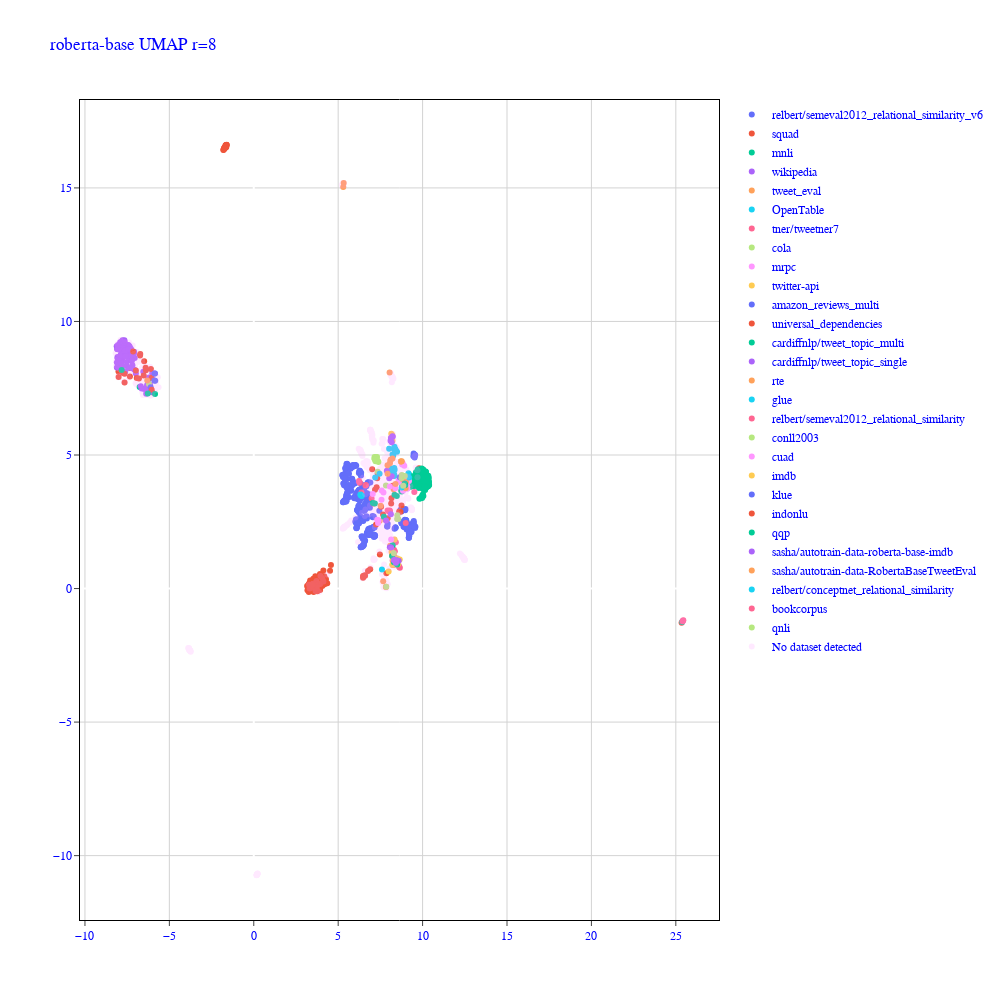

Notebook cell for this chart:
### Code cell
import plotly.graph_objects as go

fig = go.Figure()
fig.update_layout(width=1000,height=1000)
for color in colors :
    
    if color is None :
        continue
    indices = [i for i in range(len(labels)) if labels[i][1] == color]
    fig.add_trace(
        go.Scatter(
            x=embeddings_umap[indices, 0], 
            y=embeddings_umap[indices, 1],
            mode='markers',
            text=[labels[idx] for idx in indices],
            name = color,
            marker={"color" : colors[color][0]},
        )
    )
indices = [i for i in range(len(labels)) if labels[i][1] is None]
fig.add_trace(
    go.Scatter(
        x=embeddings_umap[indices, 0], 
        y=embeddings_umap[indices, 1],
        mode='markers',
        text=[labels[idx] for idx in indices],
        name = "No dataset detected",
        opacity=0.2
    )
)
fig.update_layout(
    font_family="Courier New",
    font_color="blue",
    title_font_family="Times New Roman",
    #title='bert-base-uncased UMAP r=8',
    #title='t5-base UMAP r=8',
    title='roberta-base UMAP r=8',
    plot_bgcolor='white'
)
fig.update_xaxes(
    mirror=True,
    ticks='outside',
    showline=True,
    linecolor='black',
    gridcolor='lightgrey'
)
fig.update_yaxes(
    mirror=True,
    ticks='outside',
    showline=True,
    linecolor='black',
    gridcolor='lightgrey'
)
fig.show()

### Figure 1 — Plotly figure (JSON) as saved in the notebook; plotly's stock layout.template omitted (floating-point values rounded to 4 significant figures; data arrays with more than 128 entries replaced by an {"elided": "..."} marker saying what was removed)
{"data": [{"marker": {"color": 83}, "mode": "markers", "name": "relbert/semeval2012_relational_similarity_v6", "text": {"elided": "359 str values"}, "type": "scatter", "x": {"elided": "359 float values"}, "y": {"elided": "359 float values"}}, {"marker": {"color": 3}, "mode": "markers", "name": "squad", "text": {"elided": "222 str values"}, "type": "scatter", "x": {"elided": "222 float values"}, "y": {"elided": "222 float values"}}, {"marker": {"color": 14}, "mode": "markers", "name": "mnli", "text": {"elided": "176 str values"}, "type": "scatter", "x": {"elided": "176 float values"}, "y": {"elided": "176 float values"}}, {"marker": {"color": 21}, "mode": "markers", "name": "wikipedia", "text": ["('akahana/roberta-base-indonesia', 'wikipedia')", "('ClassCat/roberta-base-spanish', 'wikipedia')", "('ClassCat/roberta-base-catalan', 'wikipedia')", "('ClassCat/roberta-base-french', 'wikipedia')", "('yanaiela/roberta-base-epoch_1', 'wikipedia')", "('yanaiela/roberta-base-epoch_2', 'wikipedia')", "('yanaiela/roberta-base-epoch_3', 'wikipedia')", "('yanaiela/roberta-base-epoch_4', 'wikipedia')", "('yanaiela/roberta-base-epoch_5', 'wikipedia')", "('yanaiela/roberta-base-epoch_6', 'wikipedia')", "('yanaiela/roberta-base-epoch_7', 'wikipedia')", "('yanaiela/roberta-base-epoch_8', 'wikipedia')", "('yanaiela/roberta-base-epoch_9', 'wikipedia')", "('yanaiela/roberta-base-epoch_10', 'wikipedia')", "('yanaiela/roberta-base-epoch_11', 'wikipedia')", "('yanaiela/roberta-base-epoch_12', 'wikipedia')", "('yanaiela/roberta-base-epoch_13', 'wikipedia')", "('yanaiela/roberta-base-epoch_14', 'wikipedia')", "('yanaiela/roberta-base-epoch_15', 'wikipedia')", "('yanaiela/roberta-base-epoch_16', 'wikipedia')", "('yanaiela/roberta-base-epoch_17', 'wikipedia')", "('yanaiela/roberta-base-epoch_18', 'wikipedia')", "('yanaiela/roberta-base-epoch_19', 'wikipedia')", "('yanaiela/roberta-base-epoch_20', 'wikipedia')", "('yanaiela/roberta-base-epoch_21', 'wikipedia')", "('yanaiela/roberta-base-epoch_22', 'wikipedia')", "('yanaiela/roberta-base-epoch_23', 'wikipedia')", "('yanaiela/roberta-base-epoch_24', 'wikipedia')", "('yanaiela/roberta-base-epoch_25', 'wikipedia')", "('yanaiela/roberta-base-epoch_26', 'wikipedia')", "('yanaiela/roberta-base-epoch_27', 'wikipedia')", "('yanaiela/roberta-base-epoch_28', 'wikipedia')", "('yanaiela/roberta-base-epoch_29', 'wikipedia')", "('yanaiela/roberta-base-epoch_30', 'wikipedia')", "('yanaiela/roberta-base-epoch_31', 'wikipedia')", "('yanaiela/roberta-base-epoch_32', 'wikipedia')", "('yanaiela/roberta-base-epoch_33', 'wikipedia')", "('yanaiela/roberta-base-epoch_34', 'wikipedia')", "('yanaiela/roberta-base-epoch_35', 'wikipedia')", "('yanaiela/roberta-base-epoch_36', 'wikipedia')", "('yanaiela/roberta-base-epoch_37', 'wikipedia')", "('yanaiela/roberta-base-epoch_38', 'wikipedia')", "('yanaiela/roberta-base-epoch_39', 'wikipedia')", "('yanaiela/roberta-base-epoch_40', 'wikipedia')", "('yanaiela/roberta-base-epoch_41', 'wikipedia')", "('yanaiela/roberta-base-epoch_42', 'wikipedia')", "('yanaiela/roberta-base-epoch_43', 'wikipedia')", "('yanaiela/roberta-base-epoch_44', 'wikipedia')", "('yanaiela/roberta-base-epoch_45', 'wikipedia')", "('yanaiela/roberta-base-epoch_46', 'wikipedia')", "('yanaiela/roberta-base-epoch_47', 'wikipedia')", "('yanaiela/roberta-base-epoch_48', 'wikipedia')", "('yanaiela/roberta-base-epoch_49', 'wikipedia')", "('yanaiela/roberta-base-epoch_50', 'wikipedia')", "('yanaiela/roberta-base-epoch_51', 'wikipedia')", "('yanaiela/roberta-base-epoch_52', 'wikipedia')", "('yanaiela/roberta-base-epoch_53', 'wikipedia')", "('yanaiela/roberta-base-epoch_54', 'wikipedia')", "('yanaiela/roberta-base-epoch_55', 'wikipedia')", "('yanaiela/roberta-base-epoch_56', 'wikipedia')", "('yanaiela/roberta-base-epoch_57', 'wikipedia')", "('yanaiela/roberta-base-epoch_58', 'wikipedia')", "('yanaiela/roberta-base-epoch_59', 'wikipedia')", "('yanaiela/roberta-base-epoch_60', 'wikipedia')", "('yanaiela/roberta-base-epoch_61', 'wikipedia')", "('yanaiela/roberta-base-epoch_62', 'wikipedia')", "('yanaiela/roberta-base-epoch_63', 'wikipedia')", "('yanaiela/roberta-base-epoch_64', 'wikipedia')", "('yanaiela/roberta-base-epoch_65', 'wikipedia')", "('yanaiela/roberta-base-epoch_66', 'wikipedia')", "('yanaiela/roberta-base-epoch_67', 'wikipedia')", "('yanaiela/roberta-base-epoch_68', 'wikipedia')", "('yanaiela/roberta-base-epoch_69', 'wikipedia')", "('yanaiela/roberta-base-epoch_70', 'wikipedia')", "('yanaiela/roberta-base-epoch_71', 'wikipedia')", "('yanaiela/roberta-base-epoch_72', 'wikipedia')", "('yanaiela/roberta-base-epoch_73', 'wikipedia')", "('yanaiela/roberta-base-epoch_74', 'wikipedia')", "('yanaiela/roberta-base-epoch_75', 'wikipedia')", "('yanaiela/roberta-base-epoch_76', 'wikipedia')", "('yanaiela/roberta-base-epoch_77', 'wikipedia')", "('yanaiela/roberta-base-epoch_78', 'wikipedia')", "('yanaiela/roberta-base-epoch_79', 'wikipedia')", "('yanaiela/roberta-base-epoch_80', 'wikipedia')", "('yanaiela/roberta-base-epoch_81', 'wikipedia')", "('yanaiela/roberta-base-epoch_82', 'wikipedia')", "('yanaiela/roberta-base-epoch_83', 'wikipedia')", "('yanaiela/roberta-base-epoch_0', 'wikipedia')", "('hitachi-nlp/roberta-base_first-1-char_acl2023', 'wikipedia')", "('hitachi-nlp/roberta-base_first-2-chars_acl2023', 'wikipedia')", "('hitachi-nlp/roberta-base_first-3-chars_acl2023', 'wikipedia')", "('hitachi-nlp/roberta-base_first-4-chars_acl2023', 'wikipedia')", "('hitachi-nlp/roberta-base_first-5-chars_acl2023', 'wikipedia')", "('hitachi-nlp/roberta-base_first-9-chars_acl2023', 'wikipedia')", "('hitachi-nlp/roberta-base_first-char_acl2023', 'wikipedia')", "('hitachi-nlp/roberta-base_last-char_acl2023', 'wikipedia')", "('hitachi-nlp/roberta-base_last-1-char_acl2023', 'wikipedia')", "('hitachi-nlp/roberta-base_last-2-chars_acl2023', 'wikipedia')", "('hitachi-nlp/roberta-base_last-3-chars_acl2023', 'wikipedia')", "('hitachi-nlp/roberta-base_last-4-chars_acl2023', 'wikipedia')", "('hitachi-nlp/roberta-base_last-5-chars_acl2023', 'wikipedia')", "('hitachi-nlp/roberta-base_last-9-chars_acl2023', 'wikipedia')", "('hitachi-nlp/roberta-base_mlm_acl2023', 'wikipedia')"], "type": "scatter", "x": [-6.012, -6.543, -6.487, -6.149, -6.387, -6.274, -6.639, -6.104, -6.373, -6.209, -7.095, -7.051, -7.743, -7.536, -7.298, -7.432, -7.474, -7.954, -7.569, -7.772, -7.707, -7.689, -7.385, -8.04, -7.976, -7.627, -7.853, -7.35, -7.658, -7.799, -7.915, -7.875, -7.161, -7.582, -7.779, -8.018, -8.12, -8.07, -7.785, -7.785, -7.573, -7.774, -7.784, -7.397, -7.817, -7.843, -7.523, -7.842, -7.77, -7.999, -7.875, -7.443, -7.894, -7.965, -7.78, -8.073, -7.954, -7.249, -8.098, -7.864, -7.331, -7.087, -7.92, -7.986, -7.779, -7.902, -7.25, -7.963, -7.855, -7.848, -7.352, -8.111, -7.926, -7.637, -8.015, -7.845, -7.269, -7.916, -7.26, -7.365, -8.069, -7.66, -8.039, -7.633, -7.328, -7.437, -7.275, -6.322, -7.616, -7.535, -7.807, -7.421, -7.218, -7.513, -6.982, -6.691, -7.605, -7.188, -7.864, -7.199, -7.071, -8.11, -7.392], "y": [8.065, 8.116, 7.469, 7.65, 7.502, 7.671, 7.489, 7.382, 7.29, 7.903, 8.798, 8.634, 8.822, 9.092, 8.895, 9.117, 9.106, 9.004, 9.035, 9.237, 9.171, 8.94, 9.009, 8.514, 8.445, 8.856, 8.694, 9.05, 8.868, 8.598, 9.222, 8.771, 8.798, 8.775, 9.047, 8.643, 9.076, 8.619, 8.985, 9.183, 8.982, 9.298, 8.936, 9.088, 8.529, 8.661, 8.479, 8.981, 8.888, 8.362, 8.948, 8.758, 8.711, 8.642, 8.865, 8.674, 9.055, 8.81, 8.973, 9.158, 8.785, 8.869, 9.082, 8.956, 9.109, 9.152, 8.753, 8.532, 8.684, 9.231, 8.998, 8.467, 9.147, 9.211, 8.546, 9.055, 8.965, 9.14, 8.537, 9.047, 8.955, 9.292, 9.121, 8.902, 8.959, 8.672, 8.697, 7.608, 8.127, 8.329, 8.341, 8.957, 8.533, 8.685, 8.047, 7.575, 8.691, 8.364, 8.437, 8.252, 8.188, 8.274, 8.28]}, {"marker": {"color": 29}, "mode": "markers", "name": "tweet_eval", "text": ["('cardiffnlp/twitter-roberta-base-irony', 'tweet_eval')", "('cardiffnlp/twitter-roberta-base-sentiment', 'tweet_eval')", "('cardiffnlp/twitter-roberta-base-sentiment-latest', 'tweet_eval')", "('Tomas23/twitter-roberta-base-mar2022-finetuned-emotion', 'tweet_eval')", "('bharadwajkg/finetuning-cardiffnlp-twitter-roberta-base-sentiment', 'tweet_eval')", "('cardiffnlp/twitter-roberta-base-dec2021-irony', 'tweet_eval')", "('cardiffnlp/twitter-roberta-base-dec2021-offensive', 'tweet_eval')", "('cardiffnlp/twitter-roberta-base-2021-124m-irony', 'tweet_eval')", "('cardiffnlp/twitter-roberta-base-2021-124m-offensive', 'tweet_eval')", "('cardiffnlp/twitter-roberta-base-dec2021-emoji', 'tweet_eval')", "('cardiffnlp/twitter-roberta-base-dec2021-emotion', 'tweet_eval')", "('cardiffnlp/twitter-roberta-base-dec2021-sentiment', 'tweet_eval')", "('cardiffnlp/twitter-roberta-base-dec2021-hate', 'tweet_eval')", "('cardiffnlp/twitter-roberta-base-2021-124m-emotion', 'tweet_eval')", "('cardiffnlp/twitter-roberta-base-2021-124m-sentiment', 'tweet_eval')", "('cardiffnlp/twitter-roberta-base-2021-124m-hate', 'tweet_eval')", "('cardiffnlp/roberta-base-emotion', 'tweet_eval')", "('cardiffnlp/roberta-base-sentiment', 'tweet_eval')", "('cardiffnlp/roberta-base-hate', 'tweet_eval')", "('cardiffnlp/twitter-roberta-base-2021-124m-emoji', 'tweet_eval')", "('cardiffnlp/roberta-base-irony', 'tweet_eval')", "('cardiffnlp/roberta-base-offensive', 'tweet_eval')", "('cardiffnlp/roberta-base-emoji', 'tweet_eval')", "('nizar-sayad/twitter-roberta-base-sentiment-latest', 'tweet_eval')", "('AK776161/birdseye_roberta-base-tweet-eval', 'tweet_eval')"], "type": "scatter", "x": [7.667, 7.839, 8.357, 8.34, 7.825, 8.351, 8.353, 8.244, 8.397, 8.216, 8.439, 8.204, 8.144, 8.189, 8.232, 8.484, 8.047, 8.116, 5.326, 8.08, 8.232, 5.3, 8.28, 8.335, 7.463], "y": [0.2706, 0.06313, 1.038, 1.105, 0.06059, 0.8956, 0.9742, 1.285, 1.134, 1.244, 0.9783, 1.384, 1.581, 1.468, 0.8833, 0.911, 8.093, 4.83, 15.18, 1.606, 4.273, 15.04, 3.715, 1.172, 2.542]}, {"marker": {"color": 75}, "mode": "markers", "name": "OpenTable", "text": ["('KarelDO/roberta-base.CEBaB_confounding.observational.sa.5-class.seed_42', 'OpenTable')", "('KarelDO/roberta-base.CEBaB_confounding.observational.sa.5-class.seed_43', 'OpenTable')", "('KarelDO/roberta-base.CEBaB_confounding.observational.sa.5-class.seed_44', 'OpenTable')", "('KarelDO/roberta-base.CEBaB_confounding.uniform.sa.5-class.seed_42', 'OpenTable')", "('KarelDO/roberta-base.CEBaB_confounding.uniform.sa.5-class.seed_43', 'OpenTable')", "('KarelDO/roberta-base.CEBaB_confounding.uniform.sa.5-class.seed_44', 'OpenTable')", "('KarelDO/roberta-base.CEBaB_confounding.price_food_ambiance_negative.sa.5-class.seed_42', 'OpenTable')", "('KarelDO/roberta-base.CEBaB_confounding.price_food_ambiance_negative.sa.5-class.seed_43', 'OpenTable')", "('KarelDO/roberta-base.CEBaB_confounding.price_food_ambiance_negative.sa.5-class.seed_44', 'OpenTable')", "('KarelDO/roberta-base.CEBaB_confounding.food_service_positive.sa.5-class.seed_42', 'OpenTable')", "('KarelDO/roberta-base.CEBaB_confounding.food_service_positive.sa.5-class.seed_43', 'OpenTable')", "('KarelDO/roberta-base.CEBaB_confounding.observational.absa.5-class.seed_42', 'OpenTable')", "('KarelDO/roberta-base.CEBaB_confounding.observational.absa.5-class.seed_43', 'OpenTable')", "('KarelDO/roberta-base.CEBaB_confounding.observational.absa.5-class.seed_44', 'OpenTable')", "('KarelDO/roberta-base.CEBaB_confounding.uniform.absa.5-class.seed_42', 'OpenTable')", "('KarelDO/roberta-base.CEBaB_confounding.uniform.absa.5-class.seed_43', 'OpenTable')", "('KarelDO/roberta-base.CEBaB_confounding.uniform.absa.5-class.seed_44', 'OpenTable')", "('KarelDO/roberta-base.CEBaB_confounding.price_food_ambiance_negative.absa.5-class.seed_42', 'OpenTable')", "('KarelDO/roberta-base.CEBaB_confounding.price_food_ambiance_negative.absa.5-class.seed_43', 'OpenTable')", "('KarelDO/roberta-base.CEBaB_confounding.price_food_ambiance_negative.absa.5-class.seed_44', 'OpenTable')", "('KarelDO/roberta-base.CEBaB_confounding.food_service_positive.absa.5-class.seed_42', 'OpenTable')", "('KarelDO/roberta-base.CEBaB_confounding.food_service_positive.absa.5-class.seed_43', 'OpenTable')", "('KarelDO/roberta-base.CEBaB_confounding.food_service_positive.absa.5-class.seed_44', 'OpenTable')"], "type": "scatter", "x": [8.384, 8.372, 8.219, 8.482, 8.419, 8.263, 8.314, 8.398, 8.315, 8.331, 8.386, 8.334, 8.263, 8.239, 8.166, 8.305, 8.155, 8.314, 8.343, 8.215, 8.143, 8.322, 8.219], "y": [5.207, 5.226, 5.017, 5.122, 5.155, 4.981, 5.24, 5.189, 5.214, 5.305, 5.191, 4.211, 4.42, 4.448, 4.352, 4.482, 4.483, 4.281, 4.451, 4.422, 4.374, 4.516, 4.444]}, {"marker": {"color": 63}, "mode": "markers", "name": "tner/tweetner7", "text": ["('tner/roberta-base-tweetner7-2020', 'tner/tweetner7')", "('tner/twitter-roberta-base-dec2021-tweetner7-2020', 'tner/tweetner7')", "('tner/twitter-roberta-base-dec2021-tweetner7-2021', 'tner/tweetner7')", "('tner/twitter-roberta-base-dec2021-tweetner7-all', 'tner/tweetner7')", "('tner/twitter-roberta-base-dec2021-tweetner7-continuous', 'tner/tweetner7')", "('tner/roberta-base-tweetner7-2021', 'tner/tweetner7')", "('tner/roberta-base-tweetner7-continuous', 'tner/tweetner7')", "('tner/twitter-roberta-base-dec2020-tweetner7-2020', 'tner/tweetner7')", "('tner/twitter-roberta-base-2019-90m-tweetner7-2020', 'tner/tweetner7')", "('tner/twitter-roberta-base-2019-90m-tweetner7-2021', 'tner/tweetner7')", "('tner/twitter-roberta-base-dec2020-tweetner7-2021', 'tner/tweetner7')", "('tner/twitter-roberta-base-2019-90m-tweetner7-all', 'tner/tweetner7')", "('tner/twitter-roberta-base-dec2020-tweetner7-all', 'tner/tweetner7')", "('tner/twitter-roberta-base-2019-90m-tweetner7-continuous', 'tner/tweetner7')", "('tner/twitter-roberta-base-dec2020-tweetner7-continuous', 'tner/tweetner7')", "('tner/roberta-base-tweetner7-random', 'tner/tweetner7')", "('tner/twitter-roberta-base-2019-90m-tweetner7-random', 'tner/tweetner7')", "('tner/twitter-roberta-base-dec2021-tweetner7-random', 'tner/tweetner7')", "('tner/twitter-roberta-base-dec2020-tweetner7-random', 'tner/tweetner7')", "('tner/roberta-base-tweetner7-all', 'tner/tweetner7')", "('cardiffnlp/twitter-roberta-base-2022-154m-tweetner7-2020', 'tner/tweetner7')"], "type": "scatter", "x": [8.009, 8.336, 8.193, 8.59, 8.655, 6.98, 8.065, 8.607, 8.356, 8.304, 8.372, 8.22, 8.463, 8.299, 8.279, 8.056, 8.227, 8.511, 8.34, 7.925, 8.413], "y": [2.88, 0.9816, 1.333, 0.8667, 0.7763, 3.369, 2.899, 0.8115, 1.396, 1.452, 1.095, 1.186, 0.9107, 1.019, 1.269, 2.922, 1.049, 0.9291, 0.9595, 2.918, 1.733]}, {"marker": {"color": 32}, "mode": "markers", "name": "cola", "text": ["('jxuhf/roberta-base-finetuned-cola', 'cola')", "('notentered/roberta-base-finetuned-cola', 'cola')", "('textattack/roberta-base-CoLA', 'cola')", "('newhope/roberta-base-finetuned-cola', 'cola')", "('nikuznetsov/roberta-base-finetuned-cola', 'cola')", "('JeremiahZ/roberta-base-cola', 'cola')", "('Jinchen/roberta-base-finetuned-cola', 'cola')", "('anjleeg/roberta-base-finetuned-cola', 'cola')", "('WillHeld/roberta-base-cola', 'cola')", "('ModelTC/roberta-base-cola', 'cola')", "('Payoto/roberta-base-finetuned-cola', 'cola')", "('graphcore-rahult/roberta-base-finetuned-cola', 'cola')", "('jimypbr/roberta-base-finetuned-cola', 'cola')", "('zhiyil/roberta-base-finetuned-cola', 'cola')", "('nmb-paperspace-hf/roberta-base-finetuned-cola', 'cola')", "('zack-paperspace/roberta-base-finetuned-cola', 'cola')", "('liqing/roberta-base-finetuned-cola', 'cola')", "('Khuyagbaatar/roberta-base-strict-small-finetuned-cola', 'cola')", "('samarla/RoBERTa-base-cola', 'cola')"], "type": "scatter", "x": [7.213, 7.233, 7.211, 7.258, 7.232, 7.302, 7.224, 7.151, 7.258, 7.384, 7.344, 7.156, 7.207, 7.199, 7.161, 7.204, 7.22, -6.208, 7.343], "y": [4.877, 4.918, 4.769, 4.845, 4.909, 4.929, 4.897, 4.865, 4.845, 4.738, 4.775, 4.923, 4.914, 4.871, 4.845, 4.882, 4.838, 7.658, 4.377]}, {"marker": {"color": 15}, "mode": "markers", "name": "mrpc", "text": ["('TehranNLP-org/roberta-base-mrpc-2e-5-42', 'mrpc')", "('ji-xin/roberta_base-MRPC-two_stage', 'mrpc')", "('korca/bae-roberta-base-mrpc-5', 'mrpc')", "('korca/bae-roberta-base-mrpc', 'mrpc')", "('korca/textfooler-roberta-base-mrpc-5', 'mrpc')", "('korca/textfooler-roberta-base-mrpc', 'mrpc')", "('luffycodes/reg-roberta-base-mrpc', 'mrpc')", "('textattack/roberta-base-MRPC', 'mrpc')", "('luffycodes/roberta-base-mrpc', 'mrpc')", "('Intel/roberta-base-mrpc', 'mrpc')", "('JeremiahZ/roberta-base-mrpc', 'mrpc')", "('Jinchen/roberta-base-finetuned-mrpc', 'mrpc')", "('ModelTC/roberta-base-mrpc', 'mrpc')", "('ArafatBHossain/roberta-base-mrpc', 'mrpc')", "('platzi/platzi-roberta22-base-mrpc-glue-yimmy-cruz', 'mrpc')", "('YIMMYCRUZ/roberta-base-mrpc-glue', 'mrpc')"], "type": "scatter", "x": [8.823, 7.576, 9.098, 9.09, 8.838, 8.903, 9.194, 8.945, 8.761, 8.916, 8.784, 8.582, 8.784, 8.388, 7.683, 7.049], "y": [4.687, 3.672, 3.734, 3.828, 3.662, 3.78, 4.028, 3.966, 3.936, 4.594, 4.708, 4.052, 4.645, 3.754, 3.593, 3.537]}, {"marker": {"color": 28}, "mode": "markers", "name": "twitter-api", "text": ["('cardiffnlp/twitter-roberta-base-2019-90m', 'twitter-api')", "('cardiffnlp/twitter-roberta-base-2021-124m', 'twitter-api')", "('cardiffnlp/twitter-roberta-base-dec2020', 'twitter-api')", "('cardiffnlp/twitter-roberta-base-dec2021', 'twitter-api')", "('cardiffnlp/twitter-roberta-base-jun2020', 'twitter-api')", "('cardiffnlp/twitter-roberta-base-jun2021', 'twitter-api')", "('cardiffnlp/twitter-roberta-base-mar2020', 'twitter-api')", "('cardiffnlp/twitter-roberta-base-mar2021', 'twitter-api')", "('cardiffnlp/twitter-roberta-base-sep2020', 'twitter-api')", "('cardiffnlp/twitter-roberta-base-sep2021', 'twitter-api')", "('cardiffnlp/twitter-roberta-base-mar2022', 'twitter-api')", "('cardiffnlp/twitter-roberta-base-jun2022', 'twitter-api')", "('cardiffnlp/twitter-roberta-base-jun2022-15M-incr', 'twitter-api')", "('cardiffnlp/twitter-roberta-base-mar2022-15M-incr', 'twitter-api')", "('cardiffnlp/twitter-roberta-base-sep2022', 'twitter-api')", "('cardiffnlp/twitter-roberta-base-2022-154m', 'twitter-api')"], "type": "scatter", "x": [8.161, 8.373, 8.429, 8.372, 8.469, 8.206, 8.245, 8.41, 8.539, 8.521, 8.504, 8.342, 8.461, 8.649, 8.449, 8.34], "y": [1.38, 1.001, 0.9869, 0.945, 1.011, 0.8933, 1.084, 1.045, 0.9055, 0.9079, 1.128, 0.9337, 1.064, 1.087, 0.9828, 1.836]}, {"marker": {"color": 100}, "mode": "markers", "name": "amazon_reviews_multi", "text": ["('mrhalim2001/nli-roberta-base-finetuned-for-amazon-review-ratings', 'amazon_reviews_multi')", "('ahkrey/nli-roberta-base-finetuned-for-amazon-review-ratings', 'amazon_reviews_multi')", "('keeyan/nli-roberta-base-finetuned-for-amazon-review-ratings', 'amazon_reviews_multi')", "('babyalpac/nli-roberta-base-finetuned-for-amazon-review-ratings', 'amazon_reviews_multi')", "('coleperg/nli-roberta-base-finetuned-for-amazon-review-ratings', 'amazon_reviews_multi')", "('NinjaBanana1/nli-roberta-base-finetuned-for-amazon-review-ratings', 'amazon_reviews_multi')", "('jaysimons/nli-roberta-base-finetuned-for-amazon-review-ratings', 'amazon_reviews_multi')", "('rscales/nli-roberta-base-finetuned-for-amazon-review-ratings', 'amazon_reviews_multi')", "('noahknauf/nli-roberta-base-finetuned-for-amazon-review-ratings', 'amazon_reviews_multi')", "('jimmysky/nli-roberta-base-finetuned-for-amazon-review-ratings', 'amazon_reviews_multi')", "('ktdent/nli-roberta-base-finetuned-for-amazon-review-ratings', 'amazon_reviews_multi')", "('mrhalim2001/nli-roberta-base-finetuned-for-amazon-review-ratings2', 'amazon_reviews_multi')"], "type": "scatter", "x": [8.648, 9.533, 9.523, 9.501, 9.52, 9.526, 9.456, 9.469, 9.56, 9.529, 9.484, 9.514], "y": [4.17, 4.978, 4.969, 5.017, 4.989, 5.003, 4.951, 5.055, 4.998, 4.911, 5.003, 4.979]}, {"marker": {"color": 9}, "mode": "markers", "name": "universal_dependencies", "text": ["('KoichiYasuoka/roberta-base-english-upos', 'universal_dependencies')", "('KoichiYasuoka/roberta-base-thai-syllable-upos', 'universal_dependencies')", "('KoichiYasuoka/roberta-classical-chinese-base-upos', 'universal_dependencies')", "('projecte-aina/roberta-base-ca-cased-pos', 'universal_dependencies')", "('projecte-aina/roberta-base-ca-v2-cased-pos', 'universal_dependencies')", "('KoichiYasuoka/roberta-classical-chinese-base-ud-goeswith', 'universal_dependencies')", "('KoichiYasuoka/roberta-base-latin-ud-goeswith', 'universal_dependencies')", "('KoichiYasuoka/roberta-base-english-ud-goeswith', 'universal_dependencies')", "('KoichiYasuoka/roberta-base-korean-upos', 'universal_dependencies')", "('KoichiYasuoka/roberta-base-korean-ud-goeswith', 'universal_dependencies')", "('KoichiYasuoka/roberta-base-thai-syllable-ud-goeswith', 'universal_dependencies')"], "type": "scatter", "x": [7.014, -6.39, -7.65, -8.006, -7.653, -6.984, -6.096, 7.933, -6.024, -6.049, -6.406], "y": [4.464, 8.174, 8.042, 7.923, 7.718, 8.162, 8.22, 2.636, 7.35, 7.892, 8.268]}, {"marker": {"color": 72}, "mode": "markers", "name": "cardiffnlp/tweet_topic_multi", "text": ["('cardiffnlp/roberta-base-tweet-topic-multi-all', 'cardiffnlp/tweet_topic_multi')", "('cardiffnlp/twitter-roberta-base-dec2020-tweet-topic-multi-all', 'cardiffnlp/tweet_topic_multi')", "('cardiffnlp/twitter-roberta-base-2019-90m-tweet-topic-multi-all', 'cardiffnlp/tweet_topic_multi')", "('cardiffnlp/roberta-base-tweet-topic-multi-2020', 'cardiffnlp/tweet_topic_multi')", "('cardiffnlp/twitter-roberta-base-2019-90m-tweet-topic-multi-2020', 'cardiffnlp/tweet_topic_multi')", "('cardiffnlp/twitter-roberta-base-dec2020-tweet-topic-multi-2020', 'cardiffnlp/tweet_topic_multi')", "('cardiffnlp/twitter-roberta-base-dec2021-tweet-topic-multi-all', 'cardiffnlp/tweet_topic_multi')", "('cardiffnlp/twitter-roberta-base-dec2021-tweet-topic-multi-2020', 'cardiffnlp/tweet_topic_multi')", "('cardiffnlp/twitter-roberta-base-dec2021-topic-multi', 'cardiffnlp/tweet_topic_multi')", "('cardiffnlp/twitter-roberta-base-2021-124m-topic-multi', 'cardiffnlp/tweet_topic_multi')", "('cardiffnlp/roberta-base-topic-multi', 'cardiffnlp/tweet_topic_multi')"], "type": "scatter", "x": [7.173, 8.198, 8.502, 7.055, 8.305, 8.344, 8.228, 8.393, 8.495, 7.705, 25.37], "y": [3.188, 1.219, 1.049, 3.202, 0.9844, 0.986, 1.619, 0.9966, 0.9029, 2.684, -1.253]}, {"marker": {"color": 73}, "mode": "markers", "name": "cardiffnlp/tweet_topic_single", "text": ["('cardiffnlp/roberta-base-tweet-topic-single-all', 'cardiffnlp/tweet_topic_single')", "('cardiffnlp/twitter-roberta-base-dec2021-tweet-topic-single-all', 'cardiffnlp/tweet_topic_single')", "('cardiffnlp/twitter-roberta-base-dec2020-tweet-topic-single-all', 'cardiffnlp/tweet_topic_single')", "('cardiffnlp/twitter-roberta-base-2019-90m-tweet-topic-single-all', 'cardiffnlp/tweet_topic_single')", "('cardiffnlp/twitter-roberta-base-dec2021-tweet-topic-single-2020', 'cardiffnlp/tweet_topic_single')", "('cardiffnlp/twitter-roberta-base-dec2020-tweet-topic-single-2020', 'cardiffnlp/tweet_topic_single')", "('cardiffnlp/twitter-roberta-base-2019-90m-tweet-topic-single-2020', 'cardiffnlp/tweet_topic_single')", "('cardiffnlp/roberta-base-tweet-topic-single-2020', 'cardiffnlp/tweet_topic_single')", "('cardiffnlp/twitter-roberta-base-dec2021-topic-single', 'cardiffnlp/tweet_topic_single')", "('cardiffnlp/twitter-roberta-base-2021-124m-topic-single', 'cardiffnlp/tweet_topic_single')", "('cardiffnlp/roberta-base-topic-single', 'cardiffnlp/tweet_topic_single')"], "type": "scatter", "x": [7.884, 8.14, 8.059, 7.837, 8.415, 8.121, 8.304, 8.026, 8.587, 8.378, 8.172], "y": [4.408, 1.534, 1.55, 2.549, 0.969, 2.786, 1.063, 4.133, 1.044, 1.081, 4.206]}, {"marker": {"color": 33}, "mode": "markers", "name": "rte", "text": ["('korca/bae-roberta-base-rte-5', 'rte')", "('korca/bae-roberta-base-rte', 'rte')", "('korca/textfooler-roberta-base-rte-5', 'rte')", "('korca/textfooler-roberta-base-rte', 'rte')", "('textattack/roberta-base-RTE', 'rte')", "('JeremiahZ/roberta-base-rte', 'rte')", "('WillHeld/roberta-base-rte', 'rte')", "('ModelTC/roberta-base-rte', 'rte')", "('hz53/roberta-base-rte', 'rte')", "('Khuyagbaatar/roberta-base-strict-small-finetuned-rte', 'rte')"], "type": "scatter", "x": [8.396, 8.997, 9.005, 8.987, 8.833, 8.766, 8.712, 8.72, 7.516, -6.309], "y": [3.916, 3.751, 3.997, 3.972, 4.082, 4.764, 4.759, 4.76, 3.096, 7.79]}, {"marker": {"color": 5}, "mode": "markers", "name": "glue", "text": ["('Bhumika/roberta-base-finetuned-sst2', 'glue')", "('JeremiahZ/roberta-base-sst2', 'glue')", "('JeremiahZ/roberta-base-stsb', 'glue')", "('JeremiahZ/roberta-base-wnli', 'glue')", "('jinghan/roberta-base-finetuned-wnli', 'glue')", "('WillHeld/roberta-base-sst2', 'glue')", "('WillHeld/roberta-base-stsb', 'glue')", "('sujatha2502/twitter-roberta-base-emotion-finetuned-wnli', 'glue')"], "type": "scatter", "x": [8.763, 8.397, 9.163, 7.452, 7.192, 8.019, 9.204, 7.593], "y": [3.784, 5.129, 4.32, 4.294, 4.156, 5.234, 4.154, 0.7146]}, {"marker": {"color": 96}, "mode": "markers", "name": "relbert/semeval2012_relational_similarity", "text": ["('relbert/relbert-roberta-base-nce-semeval2012-0', 'relbert/semeval2012_relational_similarity')", "('relbert/relbert-roberta-base-nce-semeval2012-mask', 'relbert/semeval2012_relational_similarity')", "('relbert/relbert-roberta-base-nce-semeval2012-average', 'relbert/semeval2012_relational_similarity')", "('relbert/relbert-roberta-base-triplet-semeval2012', 'relbert/semeval2012_relational_similarity')", "('relbert/relbert-roberta-base-nce-semeval2012-2', 'relbert/semeval2012_relational_similarity')", "('relbert/relbert-roberta-base-nce-semeval2012-1', 'relbert/semeval2012_relational_similarity')", "('relbert/relbert-roberta-base-iloob-semeval2012', 'relbert/semeval2012_relational_similarity')"], "type": "scatter", "x": [6.264, 6.382, 6.278, 9.0, 6.619, 6.642, 6.234], "y": [3.979, 3.595, 3.966, 2.456, 3.861, 3.878, 4.023]}, {"marker": {"color": 4}, "mode": "markers", "name": "conll2003", "text": ["('ArBert/roberta-base-finetuned-ner-kmeans', 'conll2003')", "('andi611/roberta-base-ner-conll2003', 'conll2003')", "('dominiqueblok/roberta-base-finetuned-ner', 'conll2003')", "('emilys/twitter-roberta-base-CoNLL', 'conll2003')", "('emilys/twitter-roberta-base-dec2021-CoNLL', 'conll2003')", "('maisam/roberta-base-finetuned-ner', 'conll2003')"], "type": "scatter", "x": [7.829, 8.506, 8.562, 7.846, 8.294, 8.491], "y": [3.86, 2.743, 2.606, 0.06382, 1.32, 2.608]}, {"marker": {"color": 10}, "mode": "markers", "name": "cuad", "text": ["('Rakib/roberta-base-on-cuad', 'cuad')", "('akdeniz27/roberta-base-cuad', 'cuad')", "('marshmellow77/roberta-base-cuad', 'cuad')", "('gustavhartz/roberta-base-cuad-finetuned', 'cuad')", "('alex-apostolo/legal-roberta-base-cuad', 'cuad')", "('mgigena/roberta-base-cuad', 'cuad')"], "type": "scatter", "x": [8.061, 7.363, 7.393, 7.567, 8.137, 7.313], "y": [3.819, 2.451, 2.551, 3.324, 1.839, 2.58]}, {"marker": {"color": 24}, "mode": "markers", "name": "imdb", "text": ["('aychang/roberta-base-imdb', 'imdb')", "('thatdramebaazguy/movie-roberta-base', 'imdb')", "('wrmurray/roberta-base-finetuned-imdb', 'imdb')", "('Ibrahim-Alam/finetuning-roberta-base-on-imdb', 'imdb')", "('mtreviso/roberta-base-imdb', 'imdb')", "('againeureka/imdb_binary_classifier_roberta_base', 'imdb')"], "type": "scatter", "x": [8.214, 7.988, 8.147, 8.136, 8.163, 8.2], "y": [5.537, 0.6415, 5.794, 5.634, 5.542, 5.75]}, {"marker": {"color": 26}, "mode": "markers", "name": "klue", "text": ["('bespin-global/klue-sentence-roberta-base', 'klue')", "('rurupang/roberta-base-finetuned-sts', 'klue')", "('bespin-global/klue-roberta-base-ner', 'klue')", "('soddokayo/klue-roberta-base-ner', 'klue')", "('chunwoolee0/klue_nli_roberta_base_model', 'klue')", "('chunwoolee0/klue_ynat_roberta_base_model', 'klue')"], "type": "scatter", "x": [-6.107, -6.1, -5.851, -5.878, -5.883, -5.838], "y": [7.533, 7.357, 8.049, 8.051, 7.787, 7.782]}, {"marker": {"color": 13}, "mode": "markers", "name": "indonlu", "text": ["('StevenLimcorn/indonesian-roberta-base-emotion-classifier', 'indonlu')", "('ayameRushia/roberta-base-indonesian-1.5G-sentiment-analysis-smsa', 'indonlu')", "('ayameRushia/roberta-base-indonesian-sentiment-analysis-smsa', 'indonlu')", "('w11wo/indonesian-roberta-base-posp-tagger', 'indonlu')", "('w11wo/indonesian-roberta-base-sentiment-classifier', 'indonlu')"], "type": "scatter", "x": [-7.147, -6.049, -6.802, -6.52, -6.931], "y": [8.874, 7.445, 7.862, 7.978, 7.879]}, {"marker": {"color": 16}, "mode": "markers", "name": "qqp", "text": ["('TehranNLP-org/roberta-base-qqp-2e-5-42', 'qqp')", "('JeremiahZ/roberta-base-qqp', 'qqp')", "('WillHeld/roberta-base-qqp', 'qqp')", "('ModelTC/roberta-base-qqp', 'qqp')", "('kundank/dspt-roberta-base-qqp', 'qqp')"], "type": "scatter", "x": [8.942, -6.276, -5.85, 8.975, -7.826], "y": [3.934, 7.305, 7.286, 3.876, 8.179]}, {"marker": {"color": 65}, "mode": "markers", "name": "sasha/autotrain-data-roberta-base-imdb", "text": ["('sasha/autotrain-roberta-base-imdb-1275248775', 'sasha/autotrain-data-roberta-base-imdb')", "('sasha/autotrain-roberta-base-imdb-1275248776', 'sasha/autotrain-data-roberta-base-imdb')", "('sasha/autotrain-roberta-base-imdb-1275248777', 'sasha/autotrain-data-roberta-base-imdb')", "('sasha/autotrain-roberta-base-imdb-1275248778', 'sasha/autotrain-data-roberta-base-imdb')", "('sasha/autotrain-roberta-base-imdb-1275248779', 'sasha/autotrain-data-roberta-base-imdb')"], "type": "scatter", "x": [8.105, 8.23, 8.216, 8.173, 8.125], "y": [5.535, 5.682, 5.705, 5.474, 5.641]}, {"marker": {"color": 66}, "mode": "markers", "name": "sasha/autotrain-data-RobertaBaseTweetEval", "text": ["('sasha/autotrain-RobertaBaseTweetEval-1281048986', 'sasha/autotrain-data-RobertaBaseTweetEval')", "('sasha/autotrain-RobertaBaseTweetEval-1281048987', 'sasha/autotrain-data-RobertaBaseTweetEval')", "('sasha/autotrain-RobertaBaseTweetEval-1281048988', 'sasha/autotrain-data-RobertaBaseTweetEval')", "('sasha/autotrain-RobertaBaseTweetEval-1281048989', 'sasha/autotrain-data-RobertaBaseTweetEval')", "('sasha/autotrain-RobertaBaseTweetEval-1281048990', 'sasha/autotrain-data-RobertaBaseTweetEval')"], "type": "scatter", "x": [7.925, 8.09, 7.922, 8.218, 8.066], "y": [4.296, 4.79, 4.617, 4.873, 4.687]}, {"marker": {"color": 104}, "mode": "markers", "name": "relbert/conceptnet_relational_similarity", "text": ["('research-backup/relbert-roberta-base-nce-a-conceptnet', 'relbert/conceptnet_relational_similarity')", "('research-backup/relbert-roberta-base-nce-b-conceptnet', 'relbert/conceptnet_relational_similarity')", "('research-backup/relbert-roberta-base-nce-c-conceptnet', 'relbert/conceptnet_relational_similarity')", "('relbert/relbert-roberta-base-nce-conceptnet', 'relbert/conceptnet_relational_similarity')", "('research-backup/relbert-roberta-base-nce-e-conceptnet', 'relbert/conceptnet_relational_similarity')"], "type": "scatter", "x": [6.375, 6.359, 6.393, 6.322, 6.324], "y": [3.485, 3.483, 3.463, 3.52, 3.507]}, {"marker": {"color": 1}, "mode": "markers", "name": "bookcorpus", "text": ["('roberta-base', 'bookcorpus')", "('facebook/muppet-roberta-base', 'bookcorpus')", "('model-attribution-challenge/roberta-base', 'bookcorpus')", "('kiddothe2b/flash-roberta-base', 'bookcorpus')"], "type": "scatter", "x": [25.42, 9.511, 25.44, 25.4], "y": [-1.211, 3.611, -1.183, -1.228]}, {"marker": {"color": 41}, "mode": "markers", "name": "qnli", "text": ["('textattack/roberta-base-QNLI', 'qnli')", "('JeremiahZ/roberta-base-qnli', 'qnli')", "('WillHeld/roberta-base-qnli', 'qnli')", "('ModelTC/roberta-base-qnli', 'qnli')"], "type": "scatter", "x": [8.853, 8.946, 8.768, 8.746], "y": [3.852, 4.213, 4.255, 4.143]}, {"mode": "markers", "name": "No dataset detected", "opacity": 0.2, "text": {"elided": "1246 str values"}, "type": "scatter", "x": {"elided": "1246 float values"}, "y": {"elided": "1246 float values"}}], "layout": {"font": {"color": "blue", "family": "Courier New"}, "height": 1000, "plot_bgcolor": "white", "title": {"text": "roberta-base UMAP r=8"}, "width": 1000, "xaxis": {"gridcolor": "lightgrey", "linecolor": "black", "mirror": true, "showline": true, "ticks": "outside"}, "yaxis": {"gridcolor": "lightgrey", "linecolor": "black", "mirror": true, "showline": true, "ticks": "outside"}}}
